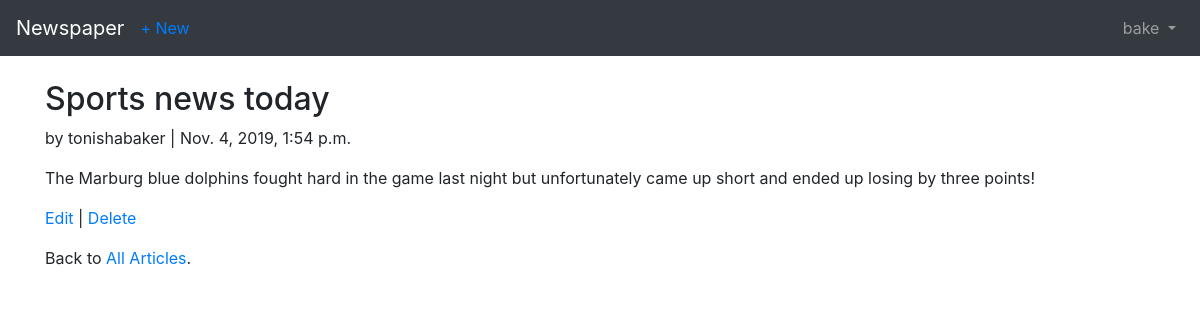
The page /articles/1/ (signed in) on the database its author committed.
### users/models.py (models this page shows)
class CustomUser(AbstractUser):
    age = models.PositiveIntegerField(null=True, blank=True)

### articles/models.py (models this page shows, shortened)
class Article(models.Model):
    title = models.CharField(max_length=255)
    body = models.TextField()
    date = models.DateTimeField(auto_now_add=True)
    author = models.ForeignKey(
        get_user_model(),
        on_delete=models.CASCADE,
    )

### articles/views.py (the view)
class ArticleDetailView(LoginRequiredMixin, DetailView):
    model = Article
    template_name = 'article_detail.html'

### templates/article_detail.html
{% extends 'base.html' %}
{% block content %}
<div class="article-entry">
    <h2>{{ object.title }}</h2>
    <p>by {{ object.author }} | {{ object.date }}</p>
    <p>{{ object.body }}</p>
</div>
<p><a href="{% url 'article_edit' article.pk %}">Edit</a> |
    <a href="{% url 'article_delete' article.pk %}">Delete</a></p>
<p>Back to <a href="{% url 'article_list' %}">All Articles</a>.</p>
{% endblock content %}

### templates/base.html (shortened to what this page needs)
<html lang="en">
<head>
    <link rel="stylesheet" href="https://stackpath.bootstrapcdn.com/bootstrap/4.1.3/css/bootstrap.min.css"
>
</head>
<body>
    <nav class="navbar navbar-expand-md navbar-dark bg-dark mb-4">
        <a class="navbar-brand" href="{% url 'home' %}">Newspaper</a>
        {% if user.is_authenticated %}
        <ul class="navbar-nav mr-auto">
            <li class="nav-item"><a href="{% url 'article_new' %}">+ New</a></li>
        </ul>
        {% endif %}
        <div class="collapse navbar-collapse" id="navbarCollapse">
            {% if user.is_authenticated %}
            <ul class="navbar-nav ml-auto">
                <li class="nav-item">
                    <a class="nav-link dropdown-toggle" href="#" id="userMenu" data-toggle="dropdown"
                        aria-haspopup="true" aria-expanded="false">
                        {{ user.username }}
                    </a>
                </li>
            </ul>
            {% endif %}
        </div>
    </nav>
    <div class="container">
        {% block content %}
        {% endblock content %}
    </div>
</body>
</html>

### rows shown on the page
CustomUser: username "bake"
Article: title "Sports news today", author "tonishabaker", date "Nov. 4, 2019, 1:54 p.m.", body "The Marburg blue dolphins fought hard in the game last night but unfortunately came up short and ended up losing by three points!"
